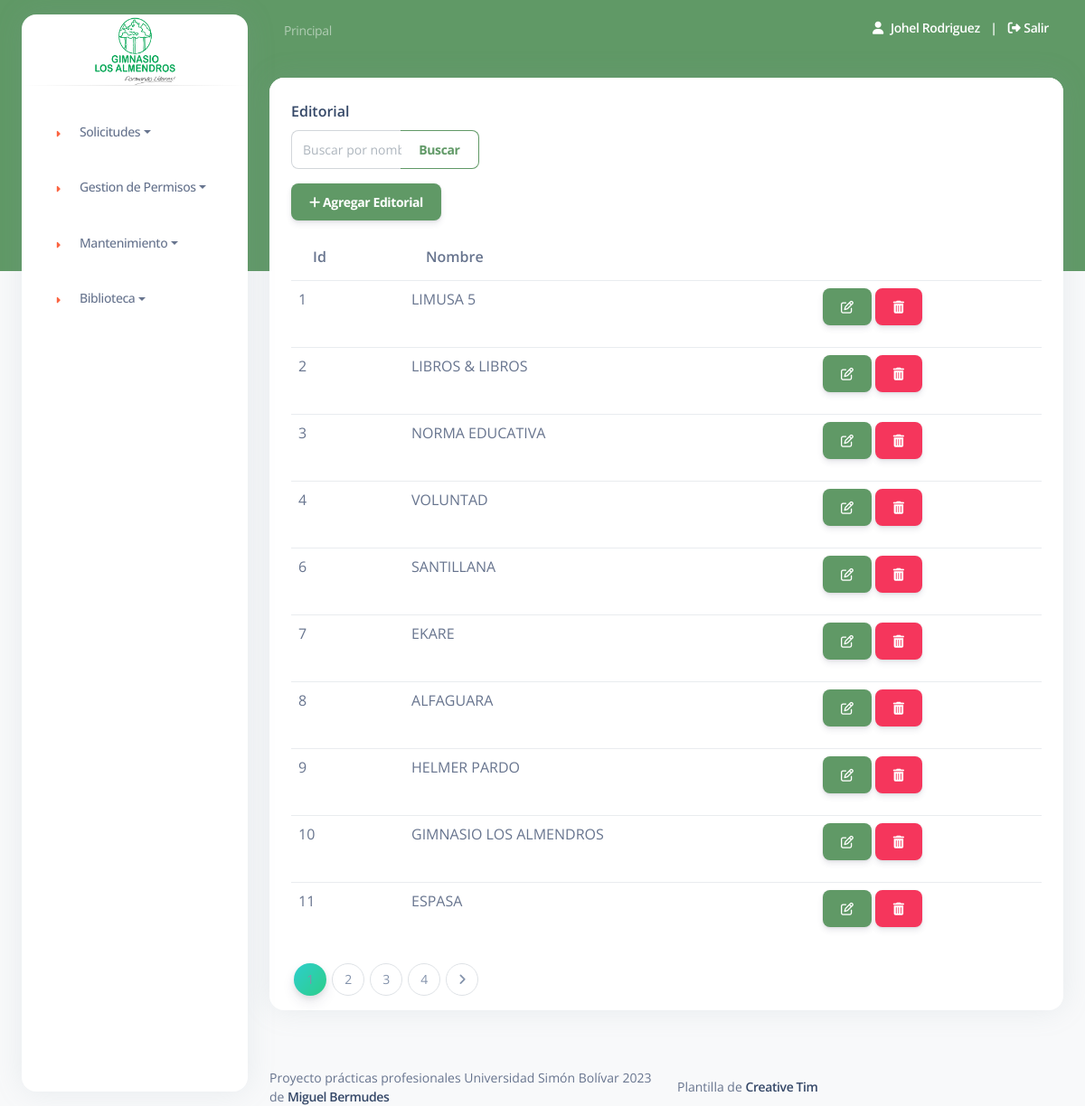
/paneleditorial.php (signed in), run on the app's committed database.
### tables this page shows
CREATE TABLE `editorial` (
  `id` int(11) NOT NULL,
  `descrip` varchar(100) NOT NULL
);

### paneleditorial.php (the view, shortened to what this page needs)
<?php
include "./php/conexion.php";
$registrosPorPagina = 10;
if (isset($_GET['page'])) {
  $paginaActual = $_GET['page'];
} else {
  $paginaActual = 1;
}
$offset = ($paginaActual - 1) * $registrosPorPagina;
$searchTerm = isset($_GET['search']) ? mysqli_real_escape_string($conexion, $_GET['search']) : '';
$sql = "SELECT * FROM editorial WHERE descrip LIKE '%$searchTerm%' LIMIT $offset, $registrosPorPagina";
$resultado = mysqli_query($conexion, $sql);
$sql2 = "SELECT COUNT(*) AS totalCategorias FROM editorial";
$resultado2 = mysqli_query($conexion, $sql2);
$row = mysqli_fetch_assoc($resultado2);
$totalCategorias = $row['totalCategorias'];
$totalBotones = round($totalCategorias / $registrosPorPagina);
?>
<!DOCTYPE html>
<html lang="en">
<head>
  <link href="./assets/css/nucleo-icons.css" rel="stylesheet" />
  <link href="./assets/css/nucleo-svg.css" rel="stylesheet" />
  <link href="./assets/css/nucleo-svg.css" rel="stylesheet" />
  <link id="pagestyle" href="./assets/css/argon-dashboard.css?v=2.0.4" rel="stylesheet" />
</head>
<body class="g-sidenav-show bg-gray-100">
  <?php include("./layouts/admin/header.php"); ?>
  <main class="main-content position-relative border-radius-lg ps">
    <?php include("./layouts/header.php"); ?>
    <div class="container-fluid py-4">
      <div class="row">
        <div class="col-12">
          <div class="card mb-4">
            <div class="card-header pb-0">
              <h6>Editorial</h6>
            </div>
            <div class="content-wrapper">
              <div class="content-header">
                <div class="container-fluid">
                  <div class="col-sm-3 text-right">
                    <form method="GET" action="">
                      <div class="input-group mb-3">
                        <input type="text" class="form-control" placeholder="Buscar por nombre" name="search">
                        <button class="btn btn-outline-primary mb-0" type="submit">Buscar</button>
                      </div>
                    </form>
                    <button type="button" title="Agregar Editorial" class="btn btn-primary" data-toggle="modal" data-target="#exampleModal">
                      <i class="fa fa-plus"></i> Agregar Editorial
                    </button>
                  </div>
                </div>
              </div>
            </div>
            <section class="content">
              <div class="container-fluid">
                <div class="table-responsive">
                <table class="table">
                  <thead>
                    <tr>
                      <th>Id</th>
                      <th>Nombre</th>
                      <th></th>
                    </tr>
                  </thead>
                  <tbody>
                    <?php
                    while ($f = mysqli_fetch_array($resultado)) :
                    ?>
                      <tr>
                        <td><?php echo $f['id']; ?></td>
                        <td>
                          <?php echo $f['descrip']; ?>
                        </td>
                        <td>
                          <button class="btn btn-primary btn-small btnEditar" title="Editar Editorial" data-id="<?php echo $f['id']; ?>" data-nombre="<?php echo $f['descrip']; ?>" data-toggle="modal" data-target="#modalEditar">
                            <i class="fa fa-edit"></i>
                          </button>
                          <button class="btn btn-danger btn-small btnEliminar" title="Eliminar Editorial" data-id="<?php echo $f['id']; ?>" data-toggle="modal" data-target="#modalEliminar">
                            <i class="fa fa-trash"></i>
                          </button>
                        </td>
                      </tr>
                    <?php
                    endwhile;
                    ?>
                  </tbody>
                </table>
                </div>
                <nav aria-label="Page navigation example">
                  <ul class="pagination pagination-success">
                    <?php
                    $maxButtons = 4;
                    $start = max(1, $paginaActual - floor($maxButtons / 2));
                    $end = min($start + $maxButtons - 1, $totalBotones);
                    for ($i = $start; $i <= $end; $i++) :
                    ?>
                      <li class="page-item <?php if ($i == $paginaActual) echo 'active'; ?>">
                        <a href="?page=<?php echo $i; ?>&search=" class="page-link"><?php echo $i; ?></a>
                      </li>
                    <?php endfor; ?>
                    <?php if ($paginaActual < $totalCategorias) : ?>
                      <li class="page-item">
                        <a href="?page=<?php echo $paginaActual + 1; ?>&search=" class="page-link" aria-label="Next">
                          <i class="fa fa-angle-right"></i>
                        </a>
                      </li>
                    <?php endif; ?>
                  </ul>
                </nav>
              </div>
            </section>
          </div>
        </div>
      </div>
    </div>
    <?php include("./layouts/footer.php"); ?>
  </main>
</body>
</html>

### data on the page
editorial: id "1", descrip "LIMUSA 5"
editorial: id "2", descrip "LIBROS & LIBROS"
editorial: id "3", descrip "NORMA EDUCATIVA"
editorial: id "4", descrip "VOLUNTAD"
editorial: id "6", descrip "SANTILLANA"
editorial: id "7", descrip "EKARE"
editorial: id "8", descrip "ALFAGUARA"
editorial: id "9", descrip "HELMER PARDO"
editorial: id "10", descrip "GIMNASIO LOS ALMENDROS"
editorial: id "11", descrip "ESPASA"

### other printed values
$arregloUsuario['nombre'] "Johel Rodriguez"
